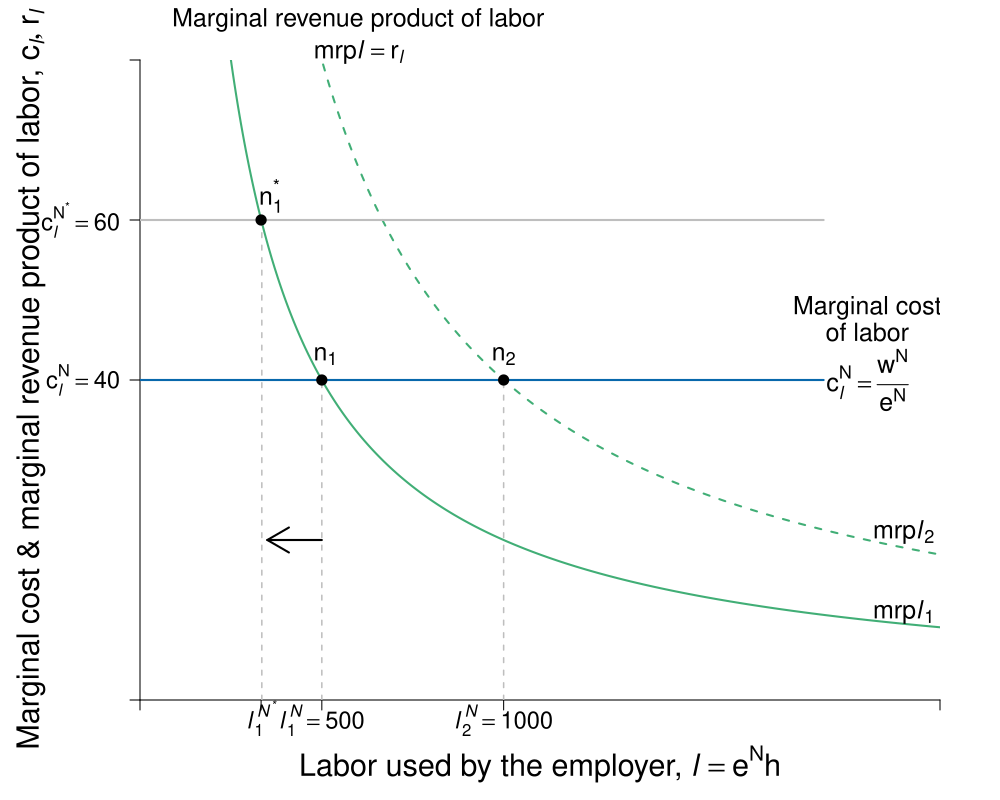

Source code (R):
require(shape, rootSolve)
require(aplot)

#define functions

MRP<-function(n){
  20000/n
}
MRP2<-function(n){
  40000/n
}

#Set parameters for graphics
axislabelsize <- 1.8
labelsize <- 1.5
namesize <- 1.8
annotatesize <- 1.5
graphlinewidth <- 2
segmentlinewidth <- 1.5

COL <- c("#7fc97f", "#beaed4", "#fdc086", "#ffff99", "#386cb0", "#f0027f", "#bf5b17", "#666666")
COLA <- c("#e0f3db", "#99d8c9","#66c2a4","#41ae76", "#238b45", "#005824")
COLB <- c("#4eb3d3", "#2b8cbe", "#0868ac","#084081")
grays <- gray.colors(25, start = 1, end = 0)


ylims <- c(0, 80)
xlims <- c(0, 2200)
npts <- 501
x <- seq(xlims[1], xlims[2], length.out = npts)
y <- seq(ylims[1], ylims[2], length.out = npts) 

# ----
# first plot: competitive vs monopsony
pdf(file = "employment/employment_mrp_effort_nonlinear_CP.pdf", width = 10, height = 8)
par(mar =  c(5, 7, 3, 3))

#Notice the plot starts at x = 0.2 not 0
plot(xlims[1], 0, xlim = xlims, ylim = ylims, type = "n",
     xlab = expression(paste("")),
     ylab = expression(paste("")), 
     xaxt = "n", 
     yaxt = "n", 
     cex.lab = axislabelsize, 
     bty = "n", 
     xaxs="i", 
     yaxs="i"
)

# ticksx <- seq(from = 0, to = xlims[2], by = 0.2)
# xlabels <- seq(from = 0, to = xlims[2], by = 0.2)
# ticksy <- seq(from = 0, to = ylims[2], by = 2)
# ylabels <- seq(from = 0, to = ylims[2], by = 2)

ticksx <- c(xlims[1], 333, 500, 1000, xlims[2])
xlabels <- c(NA, expression(paste(italic(l[1]^{N^'*'}))), expression(paste(italic(l[1]^{N}) == 500)), expression(paste(italic(l[2]^{N}) == 1000)),NA)
ticksy <- c(ylims[1], 40,60, ylims[2])
ylabels <- c(NA, expression(paste(c[italic(l)]^N== 40)), expression(paste(c[italic(l)]^N^'*'== 60)), NA)

axis(1, at = ticksx, pos = 0, labels = xlabels, cex.axis = axislabelsize*0.8)
axis(2, at = ticksy, pos = xlims[1], labels = ylabels, las = 1, cex.axis = axislabelsize*0.8)

npts <- 500 
xx2 <- seq(xlims[1], xlims[2], length.out = npts)

#Draw the graphs
lines(xx2, MRP(xx2), col = COLA[4], lwd = graphlinewidth)
lines(xx2, MRP2(xx2), lty = 2, col = COLA[4], lwd = graphlinewidth)


#Axis labels
#mtext(expression(paste("Labor used by the employer, ", italic(l) == e^N*h)), side = 1, line = 2.5, cex = axislabelsize)
text(0.5*xlims[2], -8, expression(paste("Labor used by the employer, ", italic(l) == e^N*h)), xpd = TRUE, cex = axislabelsize) 
text(-300, 0.5*ylims[2], expression(paste("Marginal cost & marginal revenue product of labor, ", list(c[italic(l)], r[italic(l)] ))), xpd = TRUE, cex = axislabelsize, srt = 90) 


#add segments
segments(0, 40, 1880, 40, lty = 1, col = COLB[3], lwd = graphlinewidth)
segments(0, 60, 1880, 60, lty = 1, col = "grey", lwd = graphlinewidth)
segments(500, 0, 500, 40, lty = 2, col = "gray", lwd = segmentlinewidth)
segments(1000, 0, 1000, 40, lty = 2, col = "gray", lwd = segmentlinewidth)
segments(335, 0, 335, 60, lty = 2, col = "gray", lwd = segmentlinewidth)

## add points

points(500, 40, pch = 16, col = "black", cex = 1.5)
points(1000, 40, pch = 16, col = "black", cex = 1.5)
points(333, 60, pch = 16, col = "black", cex = 1.5)

# label points
text(500 + 10, 43, expression(paste(n[1])), cex = labelsize)
text(1000 , 43, expression(paste(n[2])), cex = labelsize)
text(360 , 63, expression(paste(n[1]^'*')), cex = labelsize)



# add labels to graphs
text(2100, 11, expression(paste(mrp,italic(l)[1])), cex = labelsize)
text(2100, 21, expression(paste(mrp,italic(l)[2])), cex = labelsize)
text(2000, 49, expression(paste("Marginal cost")), cex = labelsize)
text(2000, 46, expression(paste("of labor")), cex = labelsize)
text(2000, 40, expression(paste(c[italic(l)]^N == frac(w^N,e^N))), cex = labelsize)

text(600, 85, expression(paste("Marginal revenue product of labor")), cex = labelsize, xpd = TRUE)
text(600, 81, expression(paste(mrp,italic(l) == r[italic(l)])), cex = labelsize, xpd = TRUE)

arrows(500, 20, 350, 20, col = "black", lty = 1, lwd = 2, arr.type = "triangle", arr.lwd = 0.5)

#text(0.58, ACL(0.85) - 1.1, "Minimum wage", cex = axislabelsize)
#text(0.58, ACL(0.85) - 1.6, "not binding", cex = axislabelsize)

# text(0.85, 3.7, "Competitive", cex = axislabelsize)
# text(0.85, 3.2, "Marginal cost", cex = axislabelsize)
# text(0.85, 2.7, "of labor", cex = axislabelsize)
# text(0.85, 2.2, expression(paste( (mcl[C]) )), cex = axislabelsize)

dev.off()
